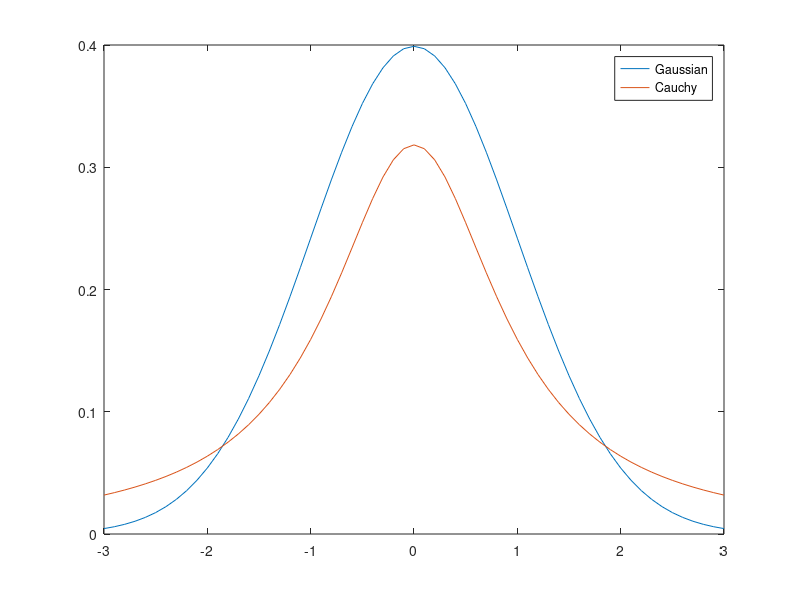

Source code (MATLAB):
%% Plotting distributions to find differences between them 
% Francesca Middleton - 2022/03/11

clc
clear 
clf 
% Cauchy functions from Peder Axensten (2022). cauchy (https://www.mathworks.com/matlabcentral/fileexchange/11749-cauchy), MATLAB Central File Exchange. Retrieved March 11, 2022.
%% generate distributions 

x = -3:.1:3;
gauss = normpdf(x,0,1);
cauchy = cauchypdf(x,0,1);

plot(x,gauss)
hold on 
plot(x, cauchy)
legend('Gaussian', 'Cauchy')